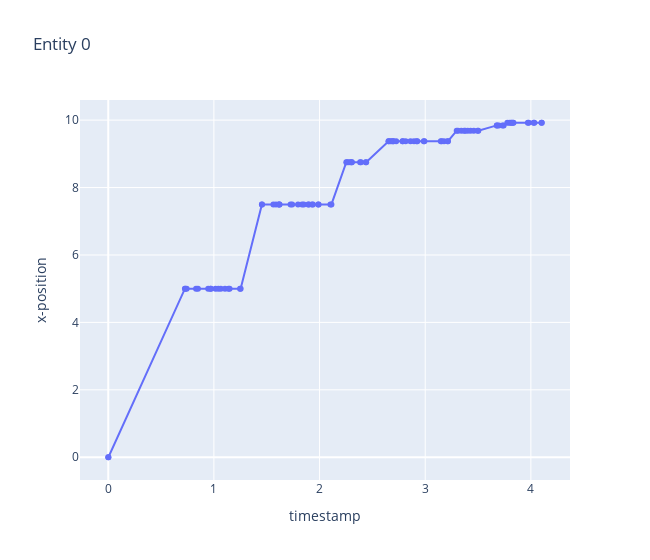

Here is the notebook cell this chart was saved with:
### Code cell
# Just extract info on x position of on entity into a dataframe
entity_x_position = df.filter(
    (
        (pl.col("attribute") == "x")
        & (pl.col("component") == "Position")
        & (pl.col("entity") == ENTITY_TO_INSPECT)
    )
).select(pl.col("timestamp"), pl.col("value").cast(pl.Float64))

px.line(
    entity_x_position,
    x="timestamp",
    y="value",
    width=650,
    title=f"Entity {ENTITY_TO_INSPECT}",
    labels={"timestamp": "timestamp", "value": "x-position"},
    markers=True,
)

### Figure 1 — Plotly figure (JSON) as saved in the notebook; plotly's stock layout.template omitted (floating-point values rounded to 4 significant figures)
{"data": [{"hovertemplate": "timestamp=%{x}<br>x-position=%{y}<extra></extra>", "legendgroup": "", "line": {"color": "#636efa", "dash": "solid"}, "marker": {"symbol": "circle"}, "mode": "lines+markers", "name": "", "orientation": "v", "showlegend": false, "type": "scatter", "x": [0.0, 0.00164, 0.7259, 0.7283, 0.7421, 0.8314, 0.849, 0.946, 0.9693, 0.9704, 1.015, 1.042, 1.066, 1.105, 1.138, 1.148, 1.248, 1.253, 1.454, 1.455, 1.563, 1.588, 1.614, 1.618, 1.621, 1.726, 1.741, 1.796, 1.834, 1.851, 1.892, 1.899, 1.929, 1.937, 1.987, 1.991, 2.103, 2.112, 2.253, 2.259, 2.275, 2.293, 2.304, 2.306, 2.384, 2.392, 2.438, 2.441, 2.653, 2.654, 2.67, 2.685, 2.696, 2.7, 2.725, 2.786, 2.788, 2.815, 2.86, 2.894, 2.919, 2.925, 2.987, 2.992, 3.147, 3.156, 3.178, 3.212, 3.215, 3.298, 3.31, 3.341, 3.368, 3.379, 3.403, 3.429, 3.46, 3.497, 3.503, 3.678, 3.679, 3.696, 3.732, 3.743, 3.777, 3.797, 3.811, 3.818, 3.829, 3.835, 3.972, 3.98, 4.026, 4.033, 4.101, 4.103], "xaxis": "x", "y": [0.0, 0.0, 5.0, 5.0, 5.0, 5.0, 5.0, 5.0, 5.0, 5.0, 5.0, 5.0, 5.0, 5.0, 5.0, 5.0, 5.0, 5.0, 7.5, 7.5, 7.5, 7.5, 7.5, 7.5, 7.5, 7.5, 7.5, 7.5, 7.5, 7.5, 7.5, 7.5, 7.5, 7.5, 7.5, 7.5, 7.5, 7.5, 8.75, 8.75, 8.75, 8.75, 8.75, 8.75, 8.75, 8.75, 8.75, 8.75, 9.375, 9.375, 9.375, 9.375, 9.375, 9.375, 9.375, 9.375, 9.375, 9.375, 9.375, 9.375, 9.375, 9.375, 9.375, 9.375, 9.375, 9.375, 9.375, 9.375, 9.375, 9.688, 9.688, 9.688, 9.688, 9.688, 9.688, 9.688, 9.688, 9.688, 9.688, 9.844, 9.844, 9.844, 9.844, 9.844, 9.922, 9.922, 9.922, 9.922, 9.922, 9.922, 9.922, 9.922, 9.922, 9.922, 9.922, 9.922], "yaxis": "y"}], "layout": {"legend": {"tracegroupgap": 0}, "title": {"text": "Entity 0"}, "width": 650, "xaxis": {"anchor": "y", "domain": [0, 1], "title": {"text": "timestamp"}}, "yaxis": {"anchor": "x", "domain": [0, 1], "title": {"text": "x-position"}}}}
